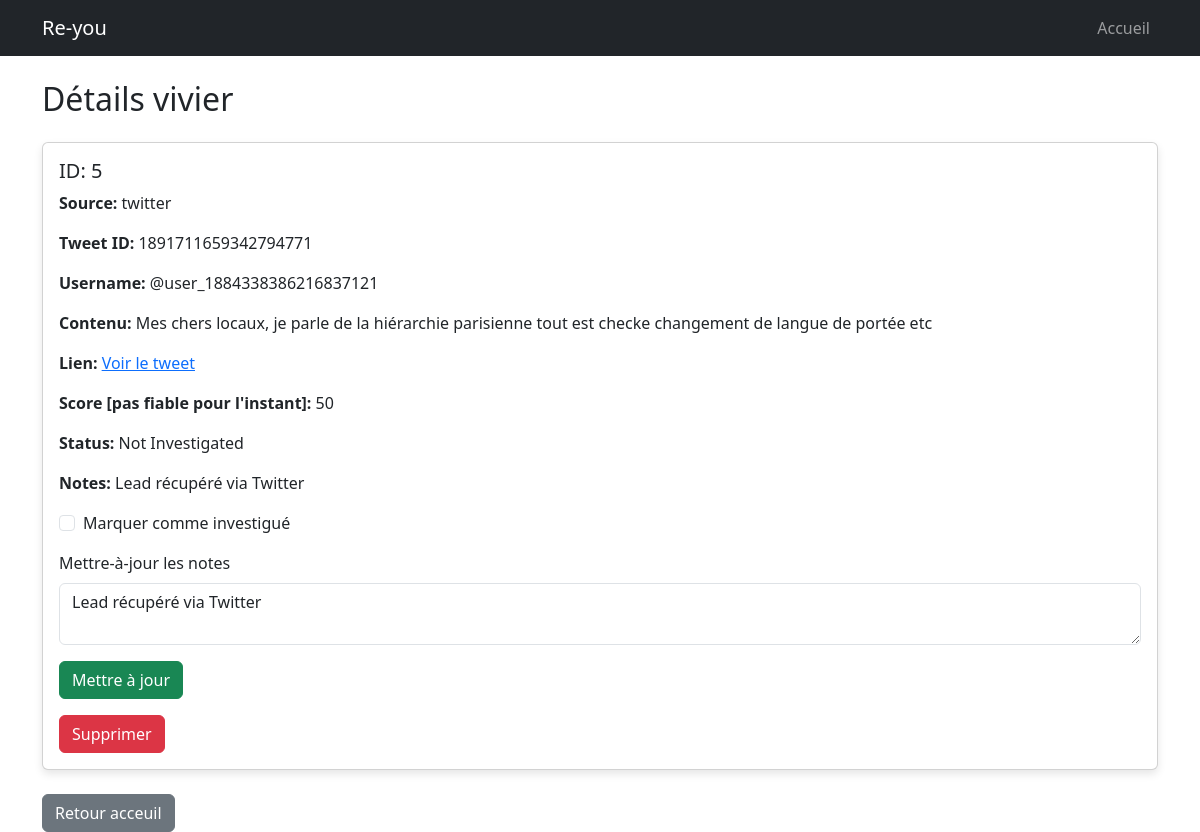
Page /lead/5 on the committed database.
### tables this page shows
CREATE TABLE lead_tracking (
            id INTEGER PRIMARY KEY AUTOINCREMENT,
            source TEXT,
            reference_id TEXT UNIQUE,
            relevance_score INTEGER,
            investigated BOOLEAN DEFAULT 0,
            notes TEXT
        );

CREATE TABLE twitter_posts (
            id INTEGER PRIMARY KEY AUTOINCREMENT,
            tweet_id TEXT UNIQUE,
            username TEXT,
            content TEXT,
            date TEXT
        );

### src/web/app.py (the view)
@app.route('/lead/<int:lead_id>', methods=['GET', 'POST'])
def lead_details(lead_id):
    lead = get_lead_by_id(lead_id)  # Fetch lead from database
    if not lead:
        flash("Lead not found!", "danger")
        return redirect(url_for('index'))
    extra_info = None
    source = lead[1]  # 'twitter', 'linkedin', or 'real_estate'
    db_conn = sqlite3.connect("leads.db")
    cursor = db_conn.cursor()
    if source == "twitter":
        cursor.execute("SELECT tweet_id, username, content FROM twitter_posts WHERE id = ?", (lead[0],))
        extra_info = cursor.fetchone()
    elif source == "linkedin":
        cursor.execute("SELECT job_title, company FROM linkedin_jobs WHERE id = ?", (lead[0],))
        extra_info = cursor.fetchone()
    elif source == "real_estate":
        cursor.execute("SELECT transaction_type, location FROM real_estate_transactions WHERE id = ?", (lead[0],))
        extra_info = cursor.fetchone()
    db_conn.close()
    if request.method == 'POST':
        investigated = request.form.get("investigated") == "on"
        notes = request.form.get("notes")
        update_lead_status(lead_id, investigated, notes)
        flash("Lead updated successfully!", "success")
        return redirect(url_for('index'))
    return render_template("lead_details.html", lead=lead, extra_info=extra_info)

### src/db/database.py (called while the page is built)
def connect_db():
    return sqlite3.connect(DB_PATH)

def get_lead_by_id(lead_id: int) -> Optional[Tuple]:
    conn = connect_db()
    cursor = conn.cursor()
    cursor.execute("SELECT * FROM lead_tracking WHERE id = ?", (lead_id,))
    row = cursor.fetchone()
    conn.close()
    return row

### src/web/app.py (called while the page is built)
def clean_numbers(value):
    return re.sub(r"\D", "", value)

### src/web/templates/lead_details.html (shortened to what this page needs)
{% extends 'layout.html' %}
{% block content %}
<h2 class="mb-4">Détails vivier</h2>
<div class="card">
    <div class="card-body">
        <h5 class="card-title">ID: {{ lead[0] }}</h5>
        <p><strong>Source:</strong> {{ lead[1] }}</p>
        {% if lead[1] == "twitter" and extra_info %}
            <p><strong>Tweet ID:</strong> {{ extra_info[0] }}</p>
            <p><strong>Username:</strong> @{{ extra_info[1] }}</p>
            <p><strong>Contenu:</strong> {{ extra_info[2] }}</p>
            <p><strong>Lien:</strong> <a href="https://twitter.com/{{ extra_info[1] | clean_numbers }}/status/{{ extra_info[0] }}" target="_blank">Voir le tweet</a></p>
        {% elif lead[1] == "linkedin" and extra_info %}
            <p><strong>Job Title:</strong> {{ extra_info[0] }}</p>
            <p><strong>Company:</strong> {{ extra_info[1] }}</p>
        {% elif lead[1] == "real_estate" and extra_info %}
            <p><strong>Transaction Type:</strong> {{ extra_info[0] }}</p>
            <p><strong>Location:</strong> {{ extra_info[1] }}</p>
        {% endif %}
        <p><strong>Score [pas fiable pour l'instant]:</strong> {{ lead[3] }}</p>
        <p><strong>Status:</strong> {% if lead[4] %} Investigated {% else %} Not Investigated{% endif %}</p>
        <p><strong>Notes:</strong> {{ lead[5] if lead[5] else "Aucune note" }}</p>
        <form action="{{ url_for('lead_details', lead_id=lead[0]) }}" method="POST">
            <div class="form-check mb-3">
                <input type="checkbox" id="investigated" name="investigated" class="form-check-input"
                       {% if lead[4] %}checked{% endif %}>
                <label class="form-check-label" for="investigated">Marquer comme investigué</label>
            </div>
            <div class="mb-3">
                <label for="notes" class="form-label">Mettre-à-jour les notes</label>
                <textarea id="notes" name="notes" class="form-control">{{ lead[5] }}</textarea>
            </div>
            <button type="submit" class="btn btn-success">Mettre à jour</button>
        </form>
        <form action="{{ url_for('delete_lead', lead_id=lead[0]) }}" method="POST" style="display:inline;">
            <button type="submit" class="btn btn-danger mt-3">Supprimer</button>
        </form>
    </div>
</div>
<a href="{{ url_for('index') }}" class="btn btn-secondary mt-4">Retour acceuil</a>
{% endblock %}

### src/web/static/styles.css (style rules this page uses)
body { background-color: #f8f9fa; font-family: Arial, sans-serif; }
.btn-danger { background-color: #dc3545; border-color: #dc3545; }
.card { border-radius: 8px; box-shadow: 0 4px 8px rgba(0, 0, 0, 0.1); }
.form-control { border-radius: 5px; }
.btn-secondary { margin-top: 20px; }

### rows in the picture
lead_tracking: id "5", source "twitter", relevance_score "50", notes "Lead récupéré via Twitter"
twitter_posts: tweet "1891711659342794771", username "user_1884338386216837121", content "Mes chers locaux, je parle de la hiérarchie parisienne tout est checke changement de langue de portée etc"
